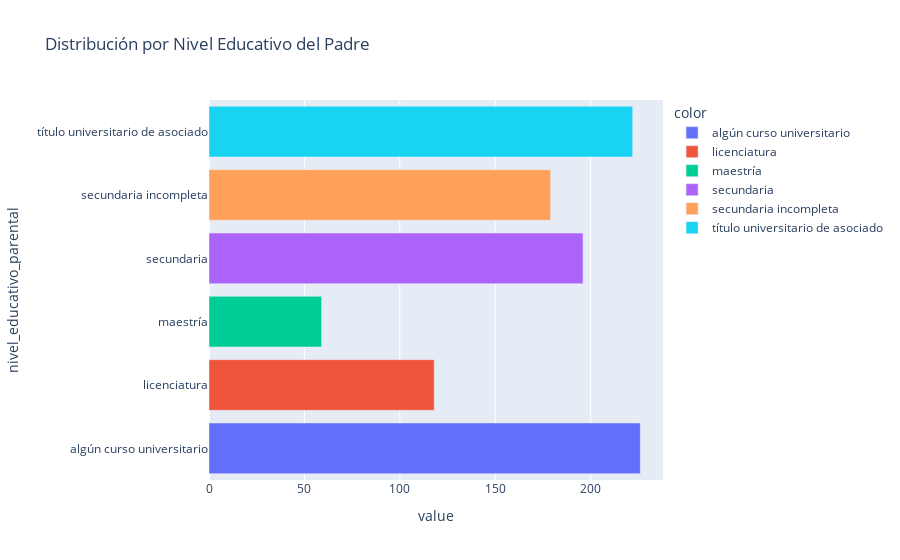

Notebook source saved alongside this figure:
### Code cell
fig = px.bar(df.groupby('nivel_educativo_parental').size(),  title='Distribución por Nivel Educativo del Padre', color= df.groupby('nivel_educativo_parental').size().index, orientation='h')
fig.show()

### Figure 1 — Plotly figure (JSON) as saved in the notebook; plotly's stock layout.template omitted (floating-point values rounded to 4 significant figures)
{"data": [{"alignmentgroup": "True", "hovertemplate": "color=algún curso universitario<br>value=%{x}<br>nivel_educativo_parental=%{y}<extra></extra>", "legendgroup": "algún curso universitario", "marker": {"color": "#636efa", "pattern": {"shape": ""}}, "name": "algún curso universitario", "offsetgroup": "algún curso universitario", "orientation": "h", "showlegend": true, "textposition": "auto", "type": "bar", "x": [226], "xaxis": "x", "y": ["algún curso universitario"], "yaxis": "y"}, {"alignmentgroup": "True", "hovertemplate": "color=licenciatura<br>value=%{x}<br>nivel_educativo_parental=%{y}<extra></extra>", "legendgroup": "licenciatura", "marker": {"color": "#EF553B", "pattern": {"shape": ""}}, "name": "licenciatura", "offsetgroup": "licenciatura", "orientation": "h", "showlegend": true, "textposition": "auto", "type": "bar", "x": [118], "xaxis": "x", "y": ["licenciatura"], "yaxis": "y"}, {"alignmentgroup": "True", "hovertemplate": "color=maestría<br>value=%{x}<br>nivel_educativo_parental=%{y}<extra></extra>", "legendgroup": "maestría", "marker": {"color": "#00cc96", "pattern": {"shape": ""}}, "name": "maestría", "offsetgroup": "maestría", "orientation": "h", "showlegend": true, "textposition": "auto", "type": "bar", "x": [59], "xaxis": "x", "y": ["maestría"], "yaxis": "y"}, {"alignmentgroup": "True", "hovertemplate": "color=secundaria<br>value=%{x}<br>nivel_educativo_parental=%{y}<extra></extra>", "legendgroup": "secundaria", "marker": {"color": "#ab63fa", "pattern": {"shape": ""}}, "name": "secundaria", "offsetgroup": "secundaria", "orientation": "h", "showlegend": true, "textposition": "auto", "type": "bar", "x": [196], "xaxis": "x", "y": ["secundaria"], "yaxis": "y"}, {"alignmentgroup": "True", "hovertemplate": "color=secundaria incompleta<br>value=%{x}<br>nivel_educativo_parental=%{y}<extra></extra>", "legendgroup": "secundaria incompleta", "marker": {"color": "#FFA15A", "pattern": {"shape": ""}}, "name": "secundaria incompleta", "offsetgroup": "secundaria incompleta", "orientation": "h", "showlegend": true, "textposition": "auto", "type": "bar", "x": [179], "xaxis": "x", "y": ["secundaria incompleta"], "yaxis": "y"}, {"alignmentgroup": "True", "hovertemplate": "color=título universitario de asociado<br>value=%{x}<br>nivel_educativo_parental=%{y}<extra></extra>", "legendgroup": "título universitario de asociado", "marker": {"color": "#19d3f3", "pattern": {"shape": ""}}, "name": "título universitario de asociado", "offsetgroup": "título universitario de asociado", "orientation": "h", "showlegend": true, "textposition": "auto", "type": "bar", "x": [222], "xaxis": "x", "y": ["título universitario de asociado"], "yaxis": "y"}], "layout": {"barmode": "relative", "legend": {"title": {"text": "color"}, "tracegroupgap": 0}, "title": {"text": "Distribución por Nivel Educativo del Padre"}, "xaxis": {"anchor": "y", "domain": [0, 1], "title": {"text": "value"}}, "yaxis": {"anchor": "x", "domain": [0, 1], "title": {"text": "nivel_educativo_parental"}}}}
